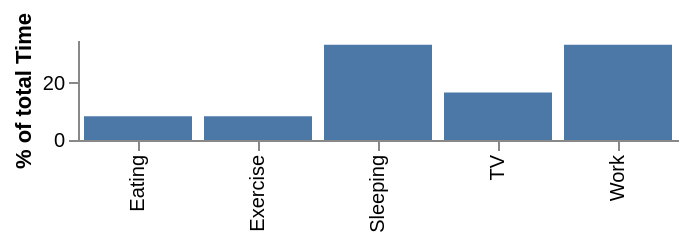

Here is the Vega-Lite specification saved for this chart:
### Vega-Lite specification from a JSON file in a GitHub repository (floating-point values rounded to 4 significant figures)
{"$schema": "https://vega.github.io/schema/vega-lite/v2.json", "description": "A bar graph showing what activites consume what percentage of the day.", "width": 300, "height": 50, "data": {"values": [{"Activity": "Sleeping", "Time": 8}, {"Activity": "Eating", "Time": 2}, {"Activity": "TV", "Time": 4}, {"Activity": "Work", "Time": 8}, {"Activity": "Exercise", "Time": 2}]}, "layer": [{"transform": [{"window": [{"op": "sum", "field": "Time", "as": "TotalTime"}], "frame": [null, null]}, {"calculate": "datum.Time/datum.TotalTime * 100", "as": "PercentOfTotal"}], "mark": {"type": "bar", "clip": true}, "encoding": {"x": {"field": "Activity", "type": "nominal", "scale": {"rangeStep": 12}, "axis": {"title": ""}}, "y": {"field": "PercentOfTotal", "type": "quantitative", "axis": {"title": "% of total Time", "grid": false}}}}], "config": {"view": {"stroke": "transparent"}, "axis": {"domainWidth": 1}}}
